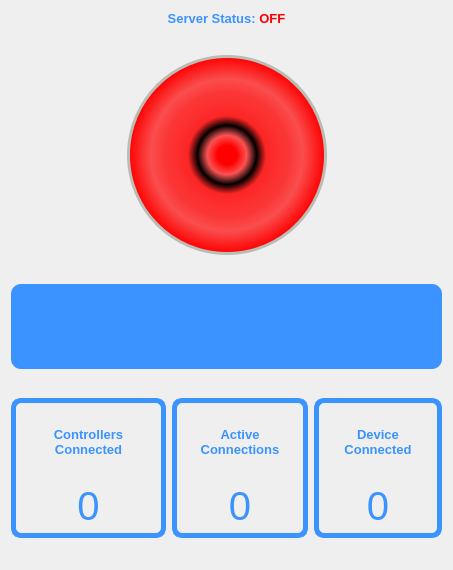
<?xml version="1.0" encoding="UTF-8"?>
<ui version="4.0">
 <class>Main</class>
 <widget class="QMainWindow" name="Main">
  <property name="geometry">
   <rect>
    <x>0</x>
    <y>0</y>
    <width>453</width>
    <height>570</height>
   </rect>
  </property>
  <property name="sizePolicy">
   <sizepolicy hsizetype="Fixed" vsizetype="Fixed">
    <horstretch>0</horstretch>
    <verstretch>0</verstretch>
   </sizepolicy>
  </property>
  <property name="minimumSize">
   <size>
    <width>453</width>
    <height>550</height>
   </size>
  </property>
  <property name="maximumSize">
   <size>
    <width>453</width>
    <height>570</height>
   </size>
  </property>
  <property name="windowTitle">
   <string>RDP SERVER</string>
  </property>
  <property name="windowIcon">
   <iconset>
    <normaloff>../Resources/icon.ico</normaloff>../Resources/icon.ico</iconset>
  </property>
  <property name="styleSheet">
   <string notr="true">QLabel#status{
	color:  rgb(58, 147, 255);
	font: 10pt;
	font-weight: 900
}

QPushButton#toggle_server {
	border-radius: 100%;
}

QPushButton#toggle_server {
	background-color: qradialgradient(spread:pad, cx:0.5, cy:0.5, radius:0.5, fx:0.5, fy:0.5, stop:0 rgba(255, 0, 0, 255), stop:0.1 rgba(255, 0, 0, 255), stop:0.2 rgba(255, 0, 0, 167), stop:0.3 rgba(0, 0, 0, 255), stop:0.39801 rgba(255, 0, 0, 215), stop:0.517413 rgba(255, 0, 0, 205), stop:0.636816 rgba(255, 0, 0, 197), stop:0.771144 rgba(255, 0, 0, 172), stop:1 rgba(255, 0, 0, 255));
	border: 3px solid rgb(186, 189, 182);
}

QPushButton#toggle_server:checked {
	background-color: qradialgradient(spread:pad, cx:0.5, cy:0.5, radius:0.5, fx:0.5, fy:0.5, stop:0 rgba(48, 147, 255, 255), stop:0.1 rgba(58, 147, 255, 255), stop:0.2 rgba(58, 94, 255, 167), stop:0.3 rgba(0, 0, 0, 255), stop:0.39801 rgba(58, 147, 255, 215), stop:0.517413 rgba(58, 147, 255, 205), stop:0.636816 rgba(39, 150, 255, 197), stop:0.771144 rgba(58, 147, 255, 172), stop:1 rgba(12, 154, 255, 255));
	color: qradialgradient(spread:pad, cx:0.5, cy:0.5, radius:0.5, fx:0.5, fy:0.5, stop:0 rgba(48, 147, 255, 255), stop:0.1 rgba(58, 147, 255, 255), stop:0.2 rgba(58, 147, 255, 167), stop:0.3 rgba(58, 147, 255, 170), stop:0.39801 rgba(58, 147, 255, 215), stop:0.517413 rgba(58, 147, 255, 205), stop:0.636816 rgba(39, 150, 255, 197), stop:0.771144 rgba(58, 147, 255, 172), stop:1 rgba(12, 154, 255, 255));
}

QLabel#url {
	background: rgb(58, 147, 255);
	color: white;
	border: none;
	border-radius: 10px;
	min-height: 80px;
	font: 13pt &quot;Calibri&quot;;
	font-weight: 900;
	width: 100%;
	padding-top: 5px
}

QPushButton#toggle_server:pressed {
	border: 5px solid rgb(186, 189, 182);
}

QPushButton {
	border: none;
	color: white;
	font: 14pt &quot;Calibri&quot;;
	font-weight: 500;
	width: 100%
}

QLabel#controller_count, QLabel#dev_count, QLabel#active_count {
	font: 30pt;
	color: rgb(58, 147, 255)
}

QLabel#controllers, QLabel#devices, QLabel#active_conn {
	min-height: 70px;
	width: 100%;
	color: rgb(58, 147, 255);
	font: 10pt;
	font-weight: 900;
}

QWidget#controller_container, QWidget#devices_container, QWidget#active_container {
	border: 5px solid rgb(58, 147, 255);
	border-radius: 10px;
	width: 100%
}</string>
  </property>
  <widget class="QWidget" name="centralwidget">
   <layout class="QVBoxLayout" name="verticalLayout_5">
    <property name="leftMargin">
     <number>11</number>
    </property>
    <property name="topMargin">
     <number>11</number>
    </property>
    <property name="rightMargin">
     <number>11</number>
    </property>
    <item>
     <widget class="QLabel" name="status">
      <property name="text">
       <string>Server Status: &lt;font color=red&gt;OFF&lt;/font&gt;</string>
      </property>
      <property name="alignment">
       <set>Qt::AlignCenter</set>
      </property>
     </widget>
    </item>
    <item>
     <spacer name="verticalSpacer_2">
      <property name="orientation">
       <enum>Qt::Vertical</enum>
      </property>
      <property name="sizeHint" stdset="0">
       <size>
        <width>20</width>
        <height>40</height>
       </size>
      </property>
     </spacer>
    </item>
    <item>
     <layout class="QHBoxLayout" name="horizontalLayout">
      <property name="sizeConstraint">
       <enum>QLayout::SetDefaultConstraint</enum>
      </property>
      <item>
       <spacer name="horizontalSpacer">
        <property name="orientation">
         <enum>Qt::Horizontal</enum>
        </property>
        <property name="sizeType">
         <enum>QSizePolicy::MinimumExpanding</enum>
        </property>
        <property name="sizeHint" stdset="0">
         <size>
          <width>20</width>
          <height>20</height>
         </size>
        </property>
       </spacer>
      </item>
      <item>
       <layout class="QVBoxLayout" name="verticalLayout">
        <item>
         <widget class="QPushButton" name="toggle_server">
          <property name="sizePolicy">
           <sizepolicy hsizetype="Fixed" vsizetype="Fixed">
            <horstretch>0</horstretch>
            <verstretch>0</verstretch>
           </sizepolicy>
          </property>
          <property name="minimumSize">
           <size>
            <width>200</width>
            <height>200</height>
           </size>
          </property>
          <property name="text">
           <string/>
          </property>
          <property name="iconSize">
           <size>
            <width>100</width>
            <height>100</height>
           </size>
          </property>
          <property name="checkable">
           <bool>true</bool>
          </property>
         </widget>
        </item>
       </layout>
      </item>
      <item>
       <spacer name="horizontalSpacer_2">
        <property name="orientation">
         <enum>Qt::Horizontal</enum>
        </property>
        <property name="sizeType">
         <enum>QSizePolicy::MinimumExpanding</enum>
        </property>
        <property name="sizeHint" stdset="0">
         <size>
          <width>20</width>
          <height>20</height>
         </size>
        </property>
       </spacer>
      </item>
     </layout>
    </item>
    <item>
     <spacer name="verticalSpacer">
      <property name="orientation">
       <enum>Qt::Vertical</enum>
      </property>
      <property name="sizeHint" stdset="0">
       <size>
        <width>20</width>
        <height>40</height>
       </size>
      </property>
     </spacer>
    </item>
    <item>
     <widget class="QLabel" name="url">
      <property name="sizePolicy">
       <sizepolicy hsizetype="Preferred" vsizetype="Preferred">
        <horstretch>0</horstretch>
        <verstretch>0</verstretch>
       </sizepolicy>
      </property>
      <property name="minimumSize">
       <size>
        <width>0</width>
        <height>85</height>
       </size>
      </property>
      <property name="maximumSize">
       <size>
        <width>16777215</width>
        <height>85</height>
       </size>
      </property>
      <property name="cursor">
       <cursorShape>ArrowCursor</cursorShape>
      </property>
      <property name="text">
       <string/>
      </property>
      <property name="alignment">
       <set>Qt::AlignCenter</set>
      </property>
      <property name="wordWrap">
       <bool>true</bool>
      </property>
     </widget>
    </item>
    <item>
     <spacer name="verticalSpacer_3">
      <property name="orientation">
       <enum>Qt::Vertical</enum>
      </property>
      <property name="sizeHint" stdset="0">
       <size>
        <width>20</width>
        <height>40</height>
       </size>
      </property>
     </spacer>
    </item>
    <item>
     <layout class="QHBoxLayout" name="horizontalLayout_2">
      <property name="leftMargin">
       <number>0</number>
      </property>
      <property name="rightMargin">
       <number>0</number>
      </property>
      <item>
       <widget class="QWidget" name="controller_container" native="true">
        <property name="minimumSize">
         <size>
          <width>132</width>
          <height>0</height>
         </size>
        </property>
        <layout class="QVBoxLayout" name="verticalLayout_6">
         <item>
          <layout class="QVBoxLayout" name="verticalLayout_7">
           <item>
            <widget class="QLabel" name="controllers">
             <property name="sizePolicy">
              <sizepolicy hsizetype="Preferred" vsizetype="Preferred">
               <horstretch>0</horstretch>
               <verstretch>0</verstretch>
              </sizepolicy>
             </property>
             <property name="minimumSize">
              <size>
               <width>0</width>
               <height>70</height>
              </size>
             </property>
             <property name="text">
              <string>Controllers Connected</string>
             </property>
             <property name="alignment">
              <set>Qt::AlignCenter</set>
             </property>
             <property name="wordWrap">
              <bool>true</bool>
             </property>
            </widget>
           </item>
           <item>
            <widget class="QLabel" name="controller_count">
             <property name="text">
              <string>0</string>
             </property>
             <property name="alignment">
              <set>Qt::AlignCenter</set>
             </property>
            </widget>
           </item>
          </layout>
         </item>
        </layout>
       </widget>
      </item>
      <item>
       <widget class="QWidget" name="active_container" native="true">
        <property name="minimumSize">
         <size>
          <width>125</width>
          <height>0</height>
         </size>
        </property>
        <layout class="QVBoxLayout" name="verticalLayout_8">
         <item>
          <layout class="QVBoxLayout" name="verticalLayout_9">
           <item>
            <widget class="QLabel" name="active_conn">
             <property name="sizePolicy">
              <sizepolicy hsizetype="Preferred" vsizetype="Preferred">
               <horstretch>0</horstretch>
               <verstretch>0</verstretch>
              </sizepolicy>
             </property>
             <property name="text">
              <string>Active Connections</string>
             </property>
             <property name="alignment">
              <set>Qt::AlignCenter</set>
             </property>
             <property name="wordWrap">
              <bool>true</bool>
             </property>
            </widget>
           </item>
           <item>
            <widget class="QLabel" name="active_count">
             <property name="text">
              <string>0</string>
             </property>
             <property name="alignment">
              <set>Qt::AlignCenter</set>
             </property>
            </widget>
           </item>
          </layout>
         </item>
        </layout>
       </widget>
      </item>
      <item>
       <widget class="QWidget" name="devices_container" native="true">
        <property name="minimumSize">
         <size>
          <width>125</width>
          <height>0</height>
         </size>
        </property>
        <layout class="QVBoxLayout" name="verticalLayout_2">
         <item>
          <layout class="QVBoxLayout" name="verticalLayout_3">
           <item>
            <widget class="QLabel" name="devices">
             <property name="sizePolicy">
              <sizepolicy hsizetype="Preferred" vsizetype="Preferred">
               <horstretch>0</horstretch>
               <verstretch>0</verstretch>
              </sizepolicy>
             </property>
             <property name="minimumSize">
              <size>
               <width>0</width>
               <height>70</height>
              </size>
             </property>
             <property name="text">
              <string>Device Connected</string>
             </property>
             <property name="alignment">
              <set>Qt::AlignCenter</set>
             </property>
             <property name="wordWrap">
              <bool>true</bool>
             </property>
            </widget>
           </item>
           <item>
            <widget class="QLabel" name="dev_count">
             <property name="text">
              <string>0</string>
             </property>
             <property name="alignment">
              <set>Qt::AlignCenter</set>
             </property>
            </widget>
           </item>
          </layout>
         </item>
        </layout>
       </widget>
      </item>
     </layout>
    </item>
    <item>
     <spacer name="verticalSpacer_4">
      <property name="orientation">
       <enum>Qt::Vertical</enum>
      </property>
      <property name="sizeHint" stdset="0">
       <size>
        <width>20</width>
        <height>40</height>
       </size>
      </property>
     </spacer>
    </item>
   </layout>
  </widget>
 </widget>
 <resources/>
 <connections/>
</ui>
